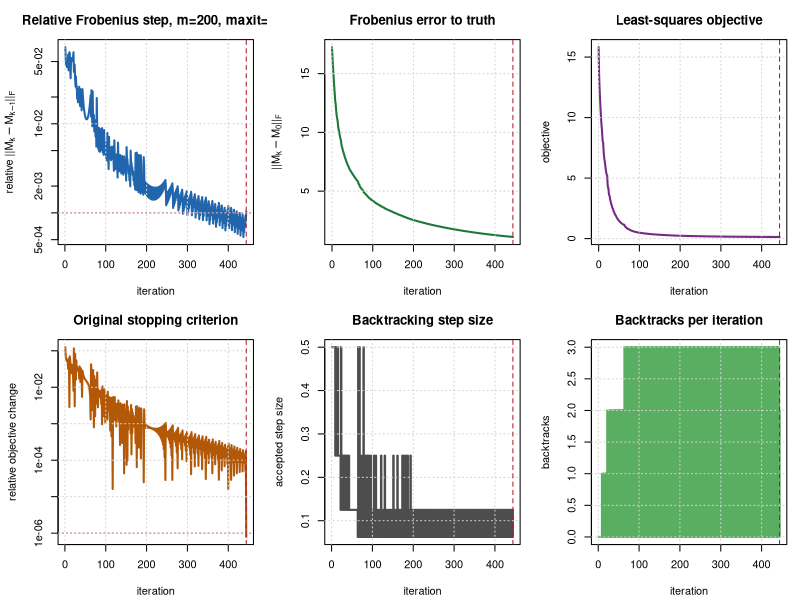
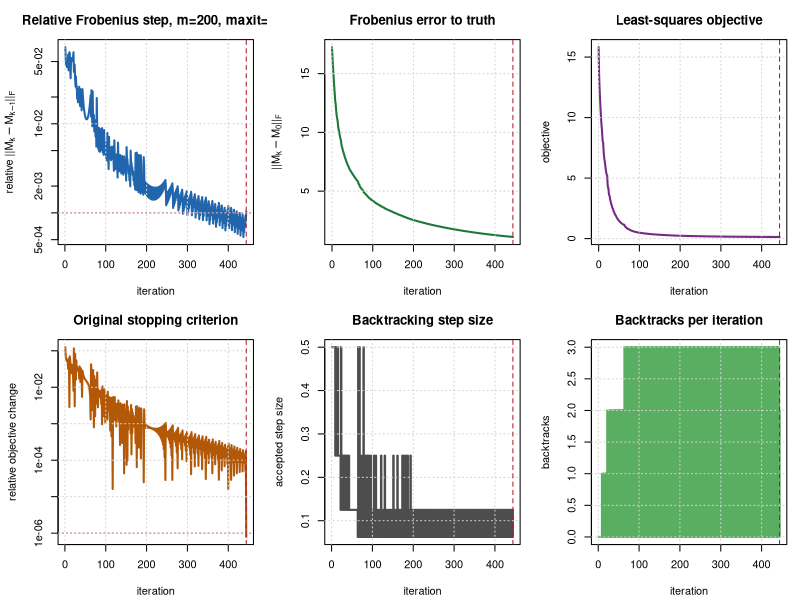

These charts were generated, in order, by the following R code:
# Trace scaledgd_initial convergence for the default maxit=500 setting.
#
# This standalone smoke test mirrors the ScaledGD initialization loop used by
# scaledgd_initial() in
# simulation2_rank2_signal64_single_target3_scaledgd_multi_methods_unifdbsp_uniformcache_conditional_parallel_linear.R.
# It records the moment/SVD initial point and every accepted ScaledGD iteration.
#
# Outputs:
#   scaledgd_initial_convergence_history.csv
#   scaledgd_initial_convergence_summary.csv
#   config.txt
#   figures/fig_scaledgd_initial_convergence.pdf
#   figures/fig_scaledgd_initial_convergence.png
#
# Example:
#   Rscript R/test_scaledgd_initial_convergence.R
#   Rscript R/test_scaledgd_initial_convergence.R --sample-size=800 --scaledgd-maxit=500

options(stringsAsFactors = FALSE)

args <- commandArgs(trailingOnly = TRUE)

get_arg <- function(name, default = NULL) {
  hit <- grep(paste0("^--", name, "="), args, value = TRUE)
  if (length(hit) == 0L) return(default)
  sub(paste0("^--", name, "="), "", hit[length(hit)])
}

get_bool_arg <- function(name, default = TRUE) {
  value <- tolower(get_arg(name, if (default) "true" else "false"))
  if (!value %in% c("true", "false", "1", "0", "yes", "no")) {
    stop("--", name, " must be true or false.")
  }
  value %in% c("true", "1", "yes")
}

parse_numeric_grid <- function(value) {
  out <- as.numeric(strsplit(value, ",", fixed = TRUE)[[1]])
  if (length(out) == 0L || any(!is.finite(out))) stop("Invalid numeric grid: ", value)
  out
}

mat_fnorm <- function(A) sqrt(sum(A * A))

safe_solve <- function(A, ridge = 1e-9) {
  A <- as.matrix(A)
  scale <- mean(abs(diag(A)))
  if (!is.finite(scale) || scale <= 0) scale <- 1
  solve(A + ridge * scale * diag(nrow(A)))
}

symmetrize <- function(A) (A + t(A)) / 2

ar1_cov <- function(d, rho) {
  idx <- seq_len(d)
  outer(idx, idx, function(i, j) rho^abs(i - j))
}

exchangeable_cov <- function(d, rho) {
  (1 - rho) * diag(d) + rho * matrix(1, d, d)
}

rand_orth <- function(n, k) {
  qr.Q(qr(matrix(rnorm(n * k), n, k)))[, seq_len(k), drop = FALSE]
}

make_truth <- function(p, q, rank0, signal) {
  U <- rand_orth(p, rank0)
  V <- rand_orth(q, rank0)
  if (length(signal) < rank0) {
    signal <- seq(signal[1], signal[1] * 0.7, length.out = rank0)
  }
  D <- diag(signal[seq_len(rank0)], nrow = rank0)
  list(M0 = U %*% D %*% t(V), U0 = U, V0 = V, D0 = D)
}

make_design_objects <- function(cfg) {
  Sigmap_raw <- if (cfg$design == "isotropic") diag(cfg$p) else ar1_cov(cfg$p, cfg$rho_p)
  Sigmaq_raw <- if (cfg$design == "isotropic") diag(cfg$q) else exchangeable_cov(cfg$q, cfg$rho_q)
  list(
    Sigmap = cfg$cov_scale * Sigmap_raw,
    Sigmaq = cfg$cov_scale * Sigmaq_raw,
    Sigmap_raw = Sigmap_raw,
    Sigmaq_raw = Sigmaq_raw
  )
}

make_xmat <- function(n, p, q, Sigmap, Sigmaq) {
  z <- matrix(rnorm(n * p * q), n, p * q)
  K <- kronecker(chol(Sigmaq), chol(Sigmap))
  z %*% K
}

generate_data <- function(n, truth, cfg, Sigmap, Sigmaq) {
  beta0 <- as.vector(truth$M0)
  xmat <- make_xmat(n, cfg$p, cfg$q, Sigmap, Sigmaq)
  eps <- cfg$sigma * rnorm(n)
  y <- as.vector(xmat %*% beta0 + eps)
  list(xmat = xmat, y = y, eps = eps)
}

rank_truncate <- function(M, rank0) {
  S <- svd(M, nu = rank0, nv = rank0)
  U <- S$u[, seq_len(rank0), drop = FALSE]
  V <- S$v[, seq_len(rank0), drop = FALSE]
  D <- diag(S$d[seq_len(rank0)], nrow = rank0)
  list(M = U %*% D %*% t(V), U = U, V = V, D = D, d = S$d)
}

regularize_cov <- function(A, ridge = 1e-6) {
  A <- symmetrize(as.matrix(A))
  scale <- mean(abs(diag(A)))
  if (!is.finite(scale) || scale <= 0) scale <- 1
  A + ridge * scale * diag(nrow(A))
}

pilot_covariance_estimates <- function(xmat, p, q, ridge = 1e-6) {
  m <- nrow(xmat)
  S1_raw <- matrix(0, p, p)
  S2_raw <- matrix(0, q, q)
  avefro <- 0
  for (ii in seq_len(m)) {
    Xi <- matrix(xmat[ii, ], p, q)
    S1_raw <- S1_raw + Xi %*% t(Xi)
    S2_raw <- S2_raw + t(Xi) %*% Xi
    avefro <- avefro + sum(Xi * Xi)
  }
  S1_raw <- S1_raw / m
  S2_raw <- S2_raw / m
  avefro <- avefro / m
  scale <- sqrt(max(avefro, .Machine$double.eps))
  list(
    S1_raw = regularize_cov(S1_raw, ridge = ridge),
    S2_raw = regularize_cov(S2_raw, ridge = ridge),
    avefro = avefro,
    Sigmap_hat = regularize_cov(S1_raw / scale, ridge = ridge),
    Sigmaq_hat = regularize_cov(S2_raw / scale, ridge = ridge)
  )
}

factor_objective <- function(xmat, y, Lfac, Rfac) {
  M <- Lfac %*% t(Rfac)
  resid <- as.vector(xmat %*% as.vector(M) - y)
  0.5 * mean(resid^2)
}

scaledgd_precond <- function(G, ridge = 1e-6) {
  G <- symmetrize(as.matrix(G))
  scale <- mean(abs(diag(G)))
  if (!is.finite(scale) || scale <= 0) scale <- 1
  safe_solve(G + ridge * scale * diag(nrow(G)), ridge = 0)
}

moment_initial_matrix <- function(xmat, y, p, q, S1_raw = NULL, S2_raw = NULL, avefro = NULL) {
  m <- nrow(xmat)
  if (!is.null(S1_raw) && !is.null(S2_raw) && !is.null(avefro)) {
    invS1 <- safe_solve(S1_raw)
    invS2scaled <- safe_solve(S2_raw / max(avefro, .Machine$double.eps))
    M0 <- matrix(0, p, q)
    for (ii in seq_len(m)) {
      Xi <- matrix(xmat[ii, ], p, q)
      M0 <- M0 + invS1 %*% Xi %*% invS2scaled * y[ii]
    }
    M0 / m
  } else {
    matrix(crossprod(xmat, y) / m, p, q)
  }
}

scaledgd_should_stop <- function(stop_rule, rel_obj, rel_frob, obj_tol, frob_tol) {
  obj_ok <- is.finite(rel_obj) && rel_obj < obj_tol
  frob_ok <- is.finite(rel_frob) && rel_frob < frob_tol
  if (stop_rule == "objective") {
    obj_ok
  } else if (stop_rule == "frob") {
    frob_ok
  } else if (stop_rule == "both") {
    obj_ok && frob_ok
  } else if (stop_rule == "either") {
    obj_ok || frob_ok
  } else {
    stop("--scaledgd-stop-rule must be one of: objective, frob, both, either, window.")
  }
}

scaledgd_window_stop <- function(obj_history, rel_frob_history, iter, window, obj_tol, frob_tol) {
  if (iter < window) {
    return(list(stop = FALSE, rel_objective = NA_real_, rel_frob = NA_real_))
  }
  obj_start <- obj_history[iter - window + 1L]
  obj_end <- obj_history[iter + 1L]
  rel_obj_window <- (obj_start - obj_end) / ((1 + abs(obj_start)) * window)
  idx <- (iter - window + 1L):iter
  rel_frob_window <- mean(rel_frob_history[idx], na.rm = TRUE)
  stop <- is.finite(rel_obj_window) && is.finite(rel_frob_window) &&
    rel_obj_window < obj_tol && rel_frob_window < frob_tol
  list(stop = stop, rel_objective = rel_obj_window, rel_frob = rel_frob_window)
}

scaledgd_initial_trace <- function(xmat, y, p, q, rank0, M_truth = NULL,
                                   S1_raw = NULL, S2_raw = NULL, avefro = NULL,
                                   eta = 0.5, maxit = 500, tol = 1e-6,
                                   frob_tol = 1e-3, stop_rule = "objective",
                                   stop_window = 1L,
                                   ridge = 1e-6, backtrack = TRUE) {
  m <- nrow(xmat)
  M_start <- moment_initial_matrix(xmat, y, p, q, S1_raw = S1_raw, S2_raw = S2_raw, avefro = avefro)
  init <- rank_truncate(M_start, rank0)
  d0 <- pmax(init$d[seq_len(rank0)], 0)
  sqrtD <- diag(sqrt(d0), nrow = rank0)
  Lfac <- init$U %*% sqrtD
  Rfac <- init$V %*% sqrtD

  obj_old <- factor_objective(xmat, y, Lfac, Rfac)
  obj_start <- obj_old
  M_old <- Lfac %*% t(Rfac)
  truth_norm <- if (is.null(M_truth)) NA_real_ else max(mat_fnorm(M_truth), .Machine$double.eps)

  history <- vector("list", maxit + 1L)
  history[[1L]] <- data.frame(
    iter = 0L,
    objective = obj_old,
    rel_objective_change = NA_real_,
    step_frob = NA_real_,
    rel_step_frob = NA_real_,
    truth_frob = if (is.null(M_truth)) NA_real_ else mat_fnorm(M_old - M_truth),
    rel_truth_frob = if (is.null(M_truth)) NA_real_ else mat_fnorm(M_old - M_truth) / truth_norm,
    truth_matrix_mse = if (is.null(M_truth)) NA_real_ else mean((M_old - M_truth)^2),
    eta_step = NA_real_,
    backtrack_count = NA_integer_,
    backtrack_total = 0L,
    accepted_no_move = FALSE,
    stop_condition = FALSE,
    stop_streak = 0L,
    window_rel_objective = NA_real_,
    window_rel_frob = NA_real_,
    rank_1e8 = sum(svd(M_old, nu = 0, nv = 0)$d > 1e-8),
    rank_1e4 = sum(svd(M_old, nu = 0, nv = 0)$d > 1e-4),
    converged = FALSE
  )

  converged <- FALSE
  iter <- 0L
  eta_last <- eta
  backtrack_count_total <- 0L
  stop_streak <- 0L
  window_rel_change <- NA_real_
  window_rel_frob <- NA_real_
  obj_history <- rep(NA_real_, maxit + 1L)
  rel_frob_history <- rep(NA_real_, maxit)
  obj_history[1L] <- obj_old

  for (iter in seq_len(maxit)) {
    M_current <- Lfac %*% t(Rfac)
    resid <- as.vector(xmat %*% as.vector(M_current) - y)
    gradM <- matrix(crossprod(xmat, resid) / m, p, q)
    gradL <- gradM %*% Rfac
    gradR <- t(gradM) %*% Lfac
    preR <- scaledgd_precond(t(Rfac) %*% Rfac, ridge = ridge)
    preL <- scaledgd_precond(t(Lfac) %*% Lfac, ridge = ridge)

    step <- eta
    accepted <- FALSE
    obj_new <- NA_real_
    Lnew <- Lfac
    Rnew <- Rfac
    n_backtrack <- 0L
    accepted_no_move <- FALSE

    while (!accepted) {
      Lcand <- Lfac - step * gradL %*% preR
      Rcand <- Rfac - step * gradR %*% preL
      obj_cand <- factor_objective(xmat, y, Lcand, Rcand)
      if (!backtrack || (is.finite(obj_cand) && obj_cand <= obj_old + 1e-12)) {
        accepted <- TRUE
        Lnew <- Lcand
        Rnew <- Rcand
        obj_new <- obj_cand
        eta_last <- step
      } else if (n_backtrack >= 20L) {
        accepted <- TRUE
        Lnew <- Lfac
        Rnew <- Rfac
        obj_new <- obj_old
        eta_last <- 0
        accepted_no_move <- TRUE
      } else {
        step <- step / 2
        n_backtrack <- n_backtrack + 1L
      }
    }
    backtrack_count_total <- backtrack_count_total + n_backtrack

    M_new <- Lnew %*% t(Rnew)
    rel_change <- abs(obj_old - obj_new) / (1 + abs(obj_old))
    step_frob <- mat_fnorm(M_new - M_current)
    rel_step_frob <- step_frob / (1 + mat_fnorm(M_current))
    obj_history[iter + 1L] <- obj_new
    rel_frob_history[iter] <- rel_step_frob
    svals <- svd(M_new, nu = 0, nv = 0)$d
    if (stop_rule == "window") {
      window_check <- scaledgd_window_stop(
        obj_history, rel_frob_history, iter, stop_window, tol, frob_tol
      )
      stop_condition <- window_check$stop
      window_rel_change <- window_check$rel_objective
      window_rel_frob <- window_check$rel_frob
    } else {
      stop_condition <- scaledgd_should_stop(stop_rule, rel_change, rel_step_frob, tol, frob_tol)
      window_rel_change <- NA_real_
      window_rel_frob <- NA_real_
    }
    if (stop_condition) {
      stop_streak <- stop_streak + 1L
    } else {
      stop_streak <- 0L
    }

    history[[iter + 1L]] <- data.frame(
      iter = iter,
      objective = obj_new,
      rel_objective_change = rel_change,
      step_frob = step_frob,
      rel_step_frob = rel_step_frob,
      truth_frob = if (is.null(M_truth)) NA_real_ else mat_fnorm(M_new - M_truth),
      rel_truth_frob = if (is.null(M_truth)) NA_real_ else mat_fnorm(M_new - M_truth) / truth_norm,
      truth_matrix_mse = if (is.null(M_truth)) NA_real_ else mean((M_new - M_truth)^2),
      eta_step = eta_last,
      backtrack_count = n_backtrack,
      backtrack_total = backtrack_count_total,
      accepted_no_move = accepted_no_move,
      stop_condition = stop_condition,
      stop_streak = stop_streak,
      window_rel_objective = window_rel_change,
      window_rel_frob = window_rel_frob,
      rank_1e8 = sum(svals > 1e-8),
      rank_1e4 = sum(svals > 1e-4),
      converged = FALSE
    )

    Lfac <- Lnew
    Rfac <- Rnew
    if ((stop_rule == "window" && stop_condition) ||
        (stop_rule != "window" && stop_streak >= stop_window)) {
      converged <- TRUE
      history[[iter + 1L]]$converged <- TRUE
      obj_old <- obj_new
      break
    }
    obj_old <- obj_new
    M_old <- M_new
  }

  history <- do.call(rbind, history[seq_len(iter + 1L)])
  M_final <- Lfac %*% t(Rfac)
  M_rank <- rank_truncate(M_final, rank0)
  svals <- svd(M_rank$M, nu = 0, nv = 0)$d
  list(
    M = M_rank$M,
    M_untruncated = M_final,
    L = Lfac,
    R = Rfac,
    U = M_rank$U,
    V = M_rank$V,
    init_objective = obj_start,
    objective = obj_old,
    iter = iter,
    converged = converged,
    eta = eta,
    eta_last = eta_last,
    backtrack_total = backtrack_count_total,
    ridge = ridge,
    history = history,
    stop_window = stop_window,
    stop_streak = stop_streak,
    window_rel_objective = window_rel_change,
    window_rel_frob = window_rel_frob,
    rank_1e8 = sum(svals > 1e-8),
    rank_1e4 = sum(svals > 1e-4),
    singular_values = svals
  )
}

plot_convergence <- function(history, cfg, fit, pdf_file, png_file) {
  draw <- function() {
    op <- par(mfrow = c(2, 3), mar = c(4.2, 4.4, 3.0, 1.0))
    on.exit(par(op), add = TRUE)

    z <- history[history$iter > 0, , drop = FALSE]
    stop_iter <- if (fit$converged) fit$iter else NA_integer_
    main_suffix <- paste0("m=", cfg$sample_size, ", maxit=", cfg$scaledgd_maxit)

    plot(z$iter, pmax(z$rel_step_frob, .Machine$double.eps),
         type = "l", log = "y", lwd = 2, col = "#2166AC",
         xlab = "iteration", ylab = expression("relative " * "||" * M[k] - M[k-1] * "||"[F]),
         main = paste("Relative Frobenius step,", main_suffix))
    if (any(is.finite(z$window_rel_frob))) {
      lines(z$iter, pmax(z$window_rel_frob, .Machine$double.eps),
            lwd = 2, lty = 2, col = "#D6604D")
      legend("topright", bty = "n", lwd = c(2, 2), lty = c(1, 2),
             col = c("#2166AC", "#D6604D"),
             legend = c("single step", paste0(cfg$scaledgd_stop_window, "-step mean")),
             cex = 0.8)
    }
    abline(h = cfg$scaledgd_frob_tol, lty = 3, col = "#B2182B")
    grid()
    if (is.finite(stop_iter)) abline(v = stop_iter, lty = 2, col = "#B2182B")

    plot(history$iter, history$truth_frob,
         type = "l", lwd = 2, col = "#1B7837",
         xlab = "iteration", ylab = expression("||" * M[k] - M[0] * "||"[F]),
         main = "Frobenius error to truth")
    grid()
    if (is.finite(stop_iter)) abline(v = stop_iter, lty = 2, col = "#B2182B")

    plot(history$iter, history$objective,
         type = "l", lwd = 2, col = "#762A83",
         xlab = "iteration", ylab = "objective",
         main = "Least-squares objective")
    grid()
    if (is.finite(stop_iter)) abline(v = stop_iter, lty = 2, col = "#B2182B")

    plot(z$iter, pmax(z$rel_objective_change, .Machine$double.eps),
         type = "l", log = "y", lwd = 2, col = "#B35806",
         xlab = "iteration", ylab = "relative objective change",
         main = "Original stopping criterion")
    if (any(is.finite(z$window_rel_objective))) {
      lines(z$iter, pmax(z$window_rel_objective, .Machine$double.eps),
            lwd = 2, lty = 2, col = "#4393C3")
      legend("topright", bty = "n", lwd = c(2, 2), lty = c(1, 2),
             col = c("#B35806", "#4393C3"),
             legend = c("single step", paste0(cfg$scaledgd_stop_window, "-step mean")),
             cex = 0.8)
    }
    abline(h = cfg$scaledgd_tol, lty = 3, col = "#B2182B")
    grid()
    if (is.finite(stop_iter)) abline(v = stop_iter, lty = 2, col = "#B2182B")

    plot(z$iter, z$eta_step,
         type = "s", lwd = 2, col = "#4D4D4D",
         xlab = "iteration", ylab = "accepted step size",
         main = "Backtracking step size")
    grid()
    if (is.finite(stop_iter)) abline(v = stop_iter, lty = 2, col = "#B2182B")

    plot(z$iter, z$backtrack_count,
         type = "h", lwd = 2, col = "#5AAE61",
         xlab = "iteration", ylab = "backtracks",
         main = "Backtracks per iteration")
    grid()
    if (is.finite(stop_iter)) abline(v = stop_iter, lty = 2, col = "#B2182B")
  }

  pdf(pdf_file, width = 11, height = 7)
  draw()
  dev.off()

  png(png_file, width = 1650, height = 1050, res = 150)
  draw()
  dev.off()
}

cfg <- list(
  seed = as.integer(get_arg("seed", "20260527")),
  p = as.integer(get_arg("p", "10")),
  q = as.integer(get_arg("q", "10")),
  rank = as.integer(get_arg("rank", "2")),
  sigma = as.numeric(get_arg("sigma", "0.5")),
  signal = parse_numeric_grid(get_arg("signal", "6.0,4.4")),
  design = get_arg("design", "kronecker"),
  rho_p = as.numeric(get_arg("rho-p", "0.8")),
  rho_q = as.numeric(get_arg("rho-q", "0.7")),
  cov_scale = as.numeric(get_arg("cov-scale", "1.0")),
  sample_size = as.integer(get_arg("sample-size", get_arg("m", "200"))),
  scaledgd_eta = as.numeric(get_arg("scaledgd-eta", "0.5")),
  scaledgd_maxit = as.integer(get_arg("scaledgd-maxit", "500")),
  scaledgd_tol = as.numeric(get_arg("scaledgd-tol", "1e-6")),
  scaledgd_frob_tol = as.numeric(get_arg("scaledgd-frob-tol", "1e-3")),
  scaledgd_stop_rule = get_arg("scaledgd-stop-rule", "objective"),
  scaledgd_stop_window = as.integer(get_arg("scaledgd-stop-window", "1")),
  scaledgd_ridge = as.numeric(get_arg("scaledgd-ridge", "1e-6")),
  scaledgd_backtrack = get_bool_arg("scaledgd-backtrack", TRUE),
  reference_maxit = as.integer(get_arg("reference-maxit", "2000")),
  reference_tol = as.numeric(get_arg("reference-tol", "0")),
  out_root = normalizePath(
    get_arg("out-root", file.path("0608result", "scaledgd_initial_convergence_test")),
    winslash = "/", mustWork = FALSE
  )
)

if (!cfg$design %in% c("isotropic", "kronecker")) stop("--design must be isotropic or kronecker.")
if (cfg$p < 1L || cfg$q < 1L) stop("p and q must be positive integers.")
if (cfg$rank < 1L || cfg$rank > min(cfg$p, cfg$q)) stop("Invalid rank.")
if (length(cfg$signal) != cfg$rank) stop("--signal length must equal --rank.")
if (!is.finite(cfg$sigma) || cfg$sigma < 0) stop("--sigma must be nonnegative.")
if (!is.finite(cfg$cov_scale) || cfg$cov_scale <= 0) stop("--cov-scale must be positive.")
if (cfg$sample_size < 2L) stop("--sample-size must be at least 2.")
if (!is.finite(cfg$scaledgd_eta) || cfg$scaledgd_eta <= 0) stop("--scaledgd-eta must be positive.")
if (cfg$scaledgd_maxit < 1L) stop("--scaledgd-maxit must be positive.")
if (!is.finite(cfg$scaledgd_tol) || cfg$scaledgd_tol <= 0) stop("--scaledgd-tol must be positive.")
if (!is.finite(cfg$scaledgd_frob_tol) || cfg$scaledgd_frob_tol <= 0) {
  stop("--scaledgd-frob-tol must be positive.")
}
if (!cfg$scaledgd_stop_rule %in% c("objective", "frob", "both", "either", "window")) {
  stop("--scaledgd-stop-rule must be one of: objective, frob, both, either, window.")
}
if (!is.finite(cfg$scaledgd_stop_window) || cfg$scaledgd_stop_window < 1L) {
  stop("--scaledgd-stop-window must be positive.")
}
if (!is.finite(cfg$scaledgd_ridge) || cfg$scaledgd_ridge < 0) stop("--scaledgd-ridge must be nonnegative.")
if (cfg$reference_maxit < cfg$scaledgd_maxit) {
  stop("--reference-maxit must be at least --scaledgd-maxit.")
}
if (!is.finite(cfg$reference_tol) || cfg$reference_tol < 0) {
  stop("--reference-tol must be nonnegative.")
}

dir.create(cfg$out_root, recursive = TRUE, showWarnings = FALSE)
dir.create(file.path(cfg$out_root, "figures"), recursive = TRUE, showWarnings = FALSE)

message("Generating one test data set...")
set.seed(cfg$seed)
truth <- make_truth(cfg$p, cfg$q, cfg$rank, cfg$signal)
design <- make_design_objects(cfg)
dat <- generate_data(cfg$sample_size, truth, cfg, design$Sigmap, design$Sigmaq)
pilot_cov <- pilot_covariance_estimates(dat$xmat, cfg$p, cfg$q, ridge = cfg$scaledgd_ridge)

message("Tracing scaledgd_initial with maxit=", cfg$scaledgd_maxit, "...")
fit <- scaledgd_initial_trace(
  dat$xmat, dat$y, p = cfg$p, q = cfg$q, rank0 = cfg$rank,
  M_truth = truth$M0,
  S1_raw = pilot_cov$S1_raw, S2_raw = pilot_cov$S2_raw, avefro = pilot_cov$avefro,
  eta = cfg$scaledgd_eta,
  maxit = cfg$scaledgd_maxit,
  tol = cfg$scaledgd_tol,
  frob_tol = cfg$scaledgd_frob_tol,
  stop_rule = cfg$scaledgd_stop_rule,
  stop_window = cfg$scaledgd_stop_window,
  ridge = cfg$scaledgd_ridge,
  backtrack = cfg$scaledgd_backtrack
)

ref_fit <- NULL
if (cfg$reference_maxit > cfg$scaledgd_maxit) {
  message("Computing reference run with maxit=", cfg$reference_maxit,
          " and forced tol=0 objective stopping...")
  ref_fit <- scaledgd_initial_trace(
    dat$xmat, dat$y, p = cfg$p, q = cfg$q, rank0 = cfg$rank,
    M_truth = truth$M0,
    S1_raw = pilot_cov$S1_raw, S2_raw = pilot_cov$S2_raw, avefro = pilot_cov$avefro,
    eta = cfg$scaledgd_eta,
    maxit = cfg$reference_maxit,
    tol = 0,
    frob_tol = cfg$scaledgd_frob_tol,
    stop_rule = "objective",
    stop_window = 1L,
    ridge = cfg$scaledgd_ridge,
    backtrack = cfg$scaledgd_backtrack
  )
}

history <- fit$history
final <- history[nrow(history), , drop = FALSE]
init <- history[history$iter == 0L, , drop = FALSE]
truth_norm <- max(mat_fnorm(truth$M0), .Machine$double.eps)
minimax_rate <- cfg$sigma * sqrt(cfg$rank * (cfg$p + cfg$q) / cfg$sample_size)

summary_df <- data.frame(
  seed = cfg$seed,
  sample_size = cfg$sample_size,
  p = cfg$p,
  q = cfg$q,
  rank = cfg$rank,
  sigma = cfg$sigma,
  signal = paste(cfg$signal, collapse = ","),
  design = cfg$design,
  cov_scale = cfg$cov_scale,
  scaledgd_eta = cfg$scaledgd_eta,
  scaledgd_maxit = cfg$scaledgd_maxit,
  scaledgd_tol = cfg$scaledgd_tol,
  scaledgd_frob_tol = cfg$scaledgd_frob_tol,
  scaledgd_stop_rule = cfg$scaledgd_stop_rule,
  scaledgd_stop_window = cfg$scaledgd_stop_window,
  scaledgd_ridge = cfg$scaledgd_ridge,
  scaledgd_backtrack = cfg$scaledgd_backtrack,
  iter = fit$iter,
  converged = fit$converged,
  hit_maxit = fit$iter >= cfg$scaledgd_maxit && !fit$converged,
  init_objective = fit$init_objective,
  final_objective = fit$objective,
  objective_drop = fit$init_objective - fit$objective,
  final_rel_objective_change = final$rel_objective_change,
  window_rel_objective = fit$window_rel_objective,
  window_rel_frob = fit$window_rel_frob,
  init_truth_frob = init$truth_frob,
  init_rel_truth_frob = init$rel_truth_frob,
  final_step_frob = final$step_frob,
  final_rel_step_frob = final$rel_step_frob,
  final_truth_frob = mat_fnorm(fit$M - truth$M0),
  final_rel_truth_frob = mat_fnorm(fit$M - truth$M0) / truth_norm,
  minimax_rate = minimax_rate,
  final_over_minimax_rate = mat_fnorm(fit$M - truth$M0) / minimax_rate,
  final_sq_over_minimax_sq = mat_fnorm(fit$M - truth$M0)^2 / minimax_rate^2,
  eta_last = fit$eta_last,
  backtrack_total = fit$backtrack_total,
  stop_streak = fit$stop_streak,
  rank_1e8 = fit$rank_1e8,
  rank_1e4 = fit$rank_1e4,
  reference_maxit = cfg$reference_maxit,
  reference_tol = cfg$reference_tol,
  reference_iter = if (is.null(ref_fit)) NA_integer_ else ref_fit$iter,
  reference_converged = if (is.null(ref_fit)) NA else ref_fit$converged,
  reference_truth_frob = if (is.null(ref_fit)) NA_real_ else mat_fnorm(ref_fit$M - truth$M0),
  reference_rel_truth_frob = if (is.null(ref_fit)) NA_real_ else mat_fnorm(ref_fit$M - truth$M0) / truth_norm,
  reference_over_minimax_rate = if (is.null(ref_fit)) NA_real_ else mat_fnorm(ref_fit$M - truth$M0) / minimax_rate,
  frob_diff_vs_reference = if (is.null(ref_fit)) NA_real_ else mat_fnorm(fit$M - ref_fit$M),
  rel_frob_diff_vs_reference = if (is.null(ref_fit)) NA_real_ else mat_fnorm(fit$M - ref_fit$M) / truth_norm,
  objective_gap_vs_reference = if (is.null(ref_fit)) NA_real_ else fit$objective - ref_fit$objective
)

history_file <- file.path(cfg$out_root, "scaledgd_initial_convergence_history.csv")
summary_file <- file.path(cfg$out_root, "scaledgd_initial_convergence_summary.csv")
config_file <- file.path(cfg$out_root, "config.txt")
fig_pdf <- file.path(cfg$out_root, "figures", "fig_scaledgd_initial_convergence.pdf")
fig_png <- file.path(cfg$out_root, "figures", "fig_scaledgd_initial_convergence.png")

write.csv(history, history_file, row.names = FALSE)
write.csv(summary_df, summary_file, row.names = FALSE)
config_lines <- vapply(
  names(cfg),
  function(nm) paste(nm, paste(cfg[[nm]], collapse = ","), sep = " = "),
  character(1)
)
writeLines(config_lines, config_file)
plot_convergence(history, cfg, fit, fig_pdf, fig_png)

message("Done.")
message("Summary: ", summary_file)
message("History: ", history_file)
message("Figure: ", fig_pdf)
print(summary_df)
